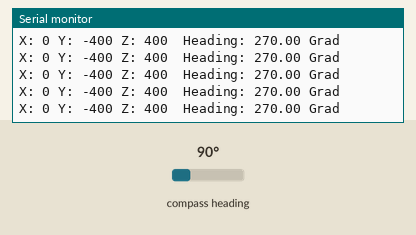
A sketch run on a simulated Arduino Uno, built with avr-gcc and run on an emulated ATmega328P. On the bench: the last lines printed to the serial monitor. Wiring (inferred from the names in the program): HMC5883L compass at I2C address 0x1E. The test bench sets the inputs (shaded band); at power-on: compass heading 90°.

Above: at 1.2 s.
1.3 s: compass heading set to 7°
At 1.33 s:
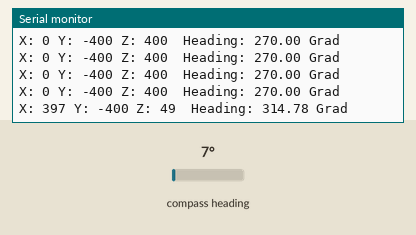
4.3 s: compass heading set to 180°
At 4.3 s:
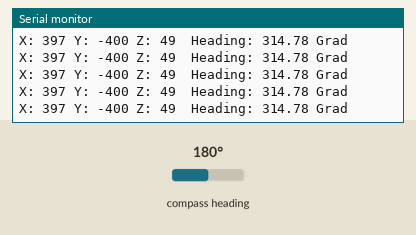
Timing chart, 0 to 7.3 s (numbered marks = the images above; inputs shaded):
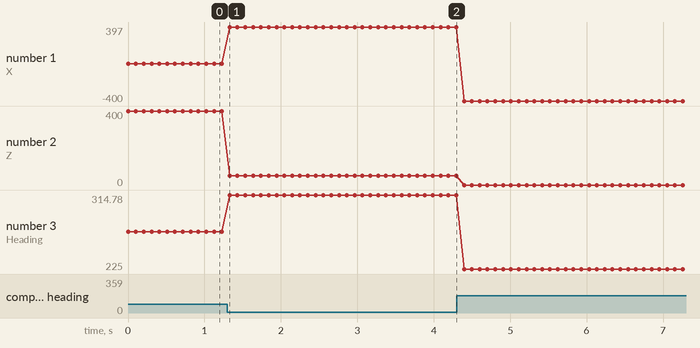

Measured:
- after the input at 1.3 s, the serial monitor: prints a new line at once (image 1)
- plotted number 1: 0 → 397 after the input at 1.3 s
- plotted number 2: 400 → 49 after the input at 1.3 s, 49 → 0 after the input at 4.3 s
- plotted number 3: 270 → 314.78 after the input at 1.3 s, 314.78 → 225 after the input at 4.3 s

The sketch:

sketch_kompass_test_werte_3.ino.ino
```cpp
#include <Wire.h>

#define COMPASS_ADDR 0x1E  // Standardadresse des HMC5883L (GY-271)
//#define COMPASS_ADDR 0x2  //Wenn der Kompass eine andere Adresse hat

void setup() {
  Serial.begin(9600);
  Wire.begin();

  // Optional: Initialisierung des Kompasses
  // Einige Kompasse benötigen eine Initialisierung, um korrekt zu funktionieren.
  // Wenn der Kompass nicht auf Standardwerte reagiert, können diese Initialisierungswerte
  // verwendet werden. Diese sollten im Datenblatt des Kompasses gefunden werden.
  //  writeRegister(0x02, 0b00011000); // Set Continuous-Measurement Mode
}

void loop() {
  // Daten vom Kompass lesen
  int x, y, z;
  readCompass(&x, &y, &z);

  // Berechne den Winkel
  float heading = atan2(y, x) * 180.0 / PI;

  // Passe den Winkel an, um den Kompass korrekt auszurichten
  if (heading < 0) {
    heading += 360.0;
  }

  // Ausgabe der Daten
  Serial.print("X: ");
  Serial.print(x);
  Serial.print(" Y: ");
  Serial.print(y);
  Serial.print(" Z: ");
  Serial.print(z);
  Serial.print("  Heading: ");
  Serial.print(heading);
  Serial.println(" Grad");

  delay(100); // Kleine Pause, um die Ausgabe zu verlangsamen und Daten besser lesbar zu machen
}

// Funktion zum Lesen der Daten vom Kompass
void readCompass(int *x, int *y, int *z) {
  // Drei Datenregister lesen (X, Y, Z)
  Wire.beginTransmission(COMPASS_ADDR);
  Wire.write(0x03); // Start register (X MSB)
  Wire.endTransmission();

  Wire.requestFrom(COMPASS_ADDR, 6); // Fordere 6 Bytes an (X MSB, X LSB, Y MSB, Y LSB, Z MSB, Z LSB)
  if (Wire.available() >= 6) {
    *x = (Wire.read() << 8) | Wire.read(); // X-Achse
    *y = (Wire.read() << 8) | Wire.read(); // Y-Achse
    *z = (Wire.read() << 8) | Wire.read(); // Z-Achse
  }
}

// Funktion zum Schreiben in ein Register des Kompasses
void writeRegister(byte reg, byte val) {
  Wire.beginTransmission(COMPASS_ADDR);
  Wire.write(reg);
  Wire.write(val);
  Wire.endTransmission();
}
```
